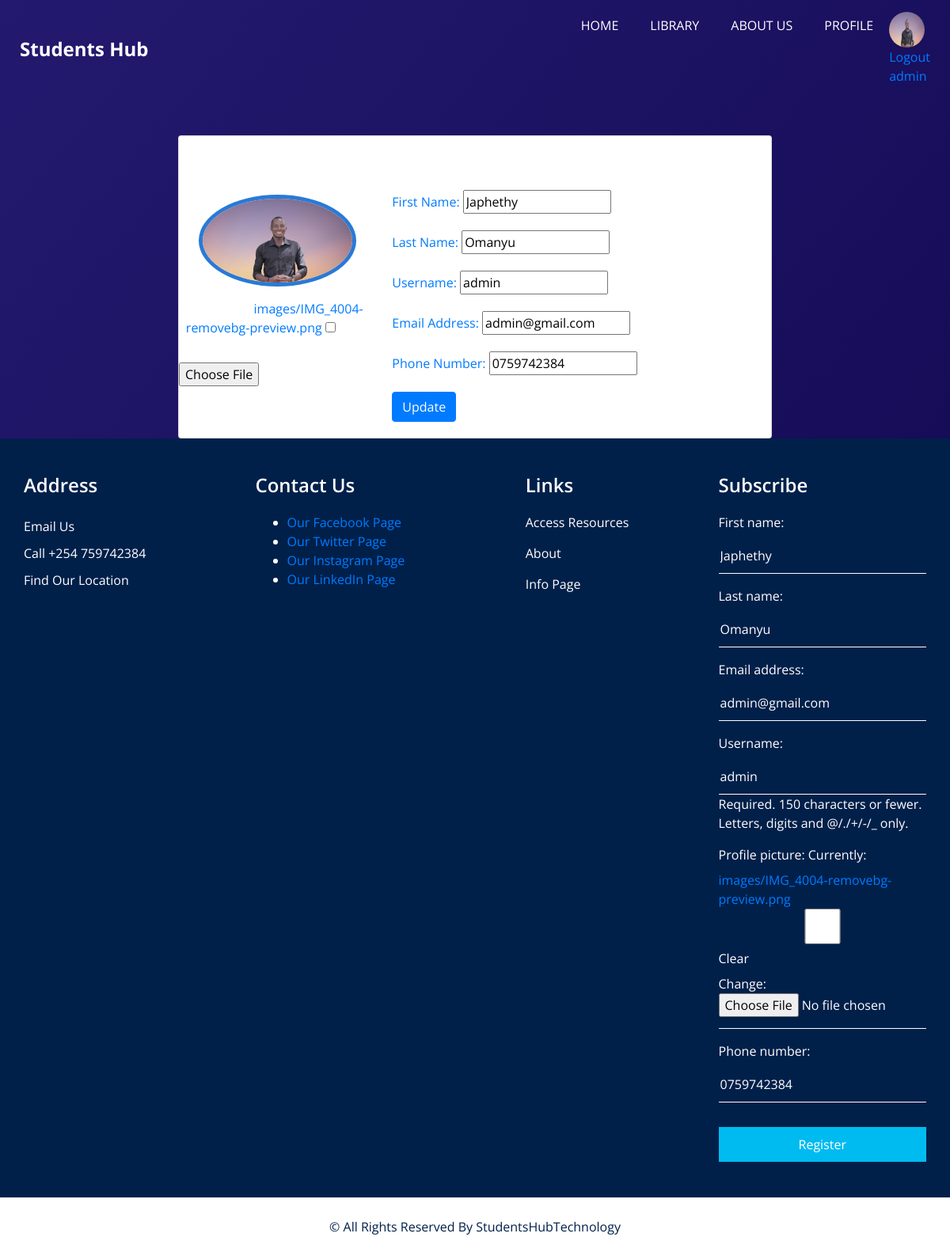
The app's page /pages/update-profile/ (signed in), older data.
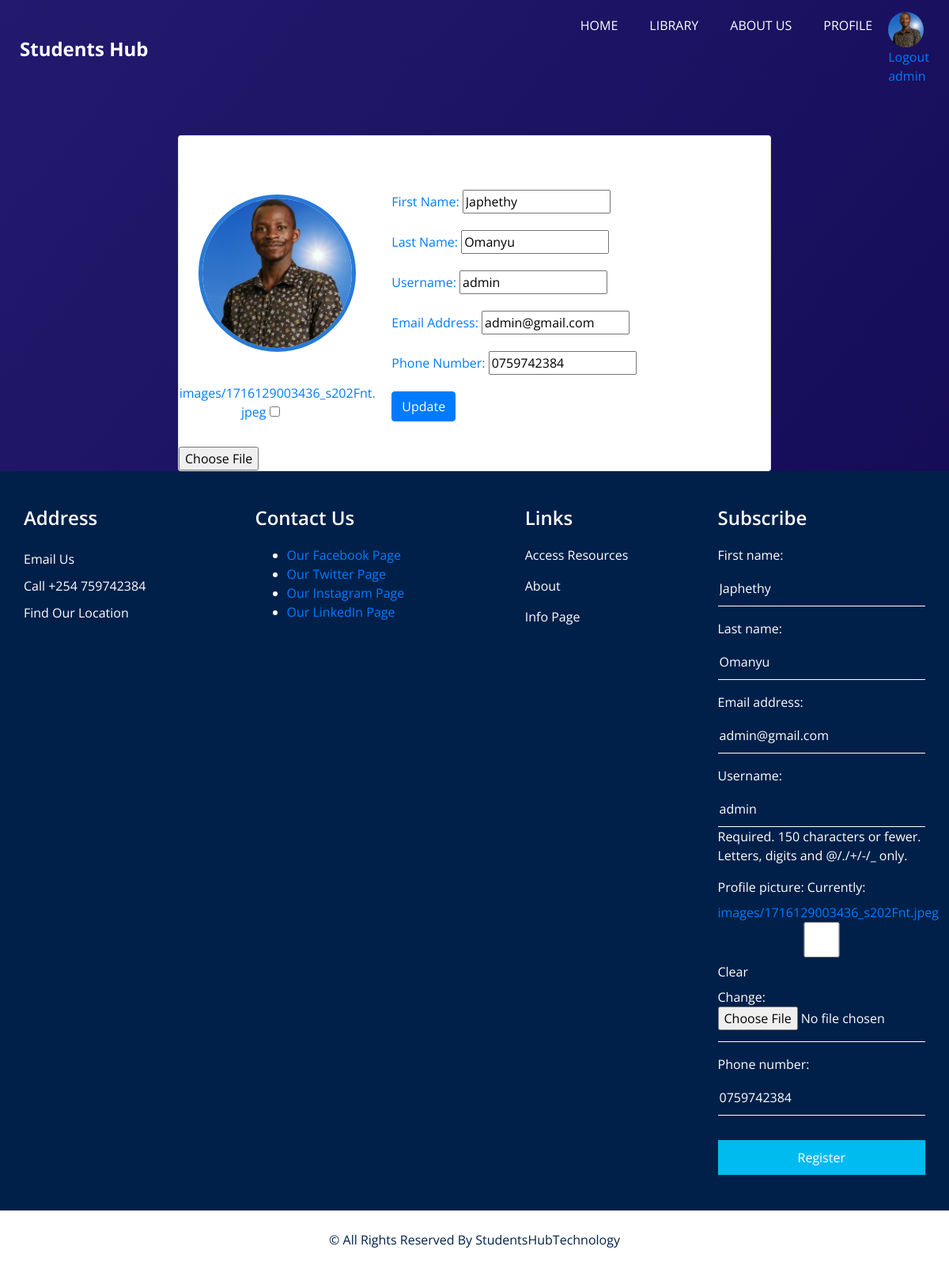
The same page, newer data.
### membersAuth/models.py (models this page shows, shortened)
class CustomUser(AbstractUser):
    profile_picture = models.ImageField(upload_to='images/', null=True, blank=True)
    phone_number = models.CharField(max_length=15, null=True, blank=True)
    bio = models.TextField(null=True, blank=True)

### membersAuth/views.py (the view)
# urls.py: path('update-profile/', update_profile, name='update_profile'),
@login_required
def update_profile(request):
    if request.method == 'POST':
        form = UserUpdateForm(request.POST, request.FILES, instance=request.user)
        if form.is_valid():
            form.save()
            return redirect('profile')
    else:
        form = UserUpdateForm(instance=request.user)
    return render(request, 'update_profile.html', {'form': form})

### membersAuth/forms.py
class UserUpdateForm(forms.ModelForm):
    class Meta:
        model = CustomUser
        fields = ['first_name', 'last_name', 'email', 'username', 'profile_picture', 'phone_number']

### pages/templates/update_profile.html (shortened to what this page needs)
{% extends 'base.html' %}
{% block content %}
<body>
    <div class="container mt-5">
        <div class="row justify-content-center">
            <div class="col-md-8">
                <div class="card  text-white">
                    <div class="row no-gutters">
                        <div class="col-md-4 text-center">
                            <h3 class="text-white mt-3">Profile Picture</h3>
                            <img src="{{ user.profile_picture.url }}" alt="No image" class="img-fluid rounded-circle mt-3 mb-3" style="border: 5px solid rgb(41, 122, 214); width: 80%; height: auto;">
                            <span>{{ form.profile_picture }}</span>
                        </div>
                        <div class="col-md-8">
                            <div class="card-body">
                                <h2 class="navbar-brand text-white">Update User Details</h2>
                                <form method="post" enctype="multipart/form-data" class="text-primary">
                                    <div class="form-group">
                                        <label for="{{ form.first_name.id_for_label }}">First Name:</label>
                                        {{ form.first_name }}
                                    </div>
                                    <div class="form-group">
                                        <label for="{{ form.last_name.id_for_label }}">Last Name:</label>
                                        {{ form.last_name }}
                                    </div>
                                    <div class="form-group">
                                        <label for="{{ form.username.id_for_label }}">Username:</label>
                                        {{ form.username }}
                                    </div>
                                    <div class="form-group">
                                        <label for="{{ form.email.id_for_label }}">Email Address:</label>
                                        {{ form.email }}
                                    </div>
                                    <div class="form-group">
                                        <label for="{{ form.phone.id_for_label }}">Phone Number:</label>
                                        {{ form.phone_number }}
                                    </div>
                                    <button type="submit" class="btn btn-primary">Update</button>
                                </form>
                            </div>
                        </div>
                    </div>
                </div>
            </div>
        </div>
    </div>
</body>
{% endblock %}

### membersAuth/templates/base.html (shortened to what the changed rows need)
<!DOCTYPE html>
<html lang="en">
  <head>
    {% load static %}
    <link
      rel="stylesheet"
      href="{% static 'membersAuth/css/bootstrap.min.css' %}"
    />
    <link rel="stylesheet" href="{% static 'membersAuth/bootstrap.css' %}" />
    <link
      rel="stylesheet"
      href="https://cdnjs.cloudflare.com/ajax/libs/OwlCarousel2/2.3.4/assets/owl.carousel.min.css"
    />
    <link
      rel="stylesheet"
      href="{% static 'membersAuth/css/font-awesome.min.css' %}"
    />
    <link rel="stylesheet" href="{% static 'membersAuth/css/style.css' %}" />
    <link
      rel="stylesheet"
      href="{% static 'membersAuth/css/responsive.css' %}"
    />
  </head>
  <body class="sub_page">
    <div class="hero_area">
      <header class="header_section">
        <div class="container-fluid">
          <nav class="navbar navbar-expand-lg custom_nav-container">
            <div class="collapse navbar-collapse" id="navbarSupportedContent">
              <ul class="navbar-nav">
                <li class="nav-item">
                  <a href="{% url 'profile' %}">
                    {% if user.profile_picture %}
                    <img
                      src="{{ user.profile_picture.url }}"
                      alt="Profile Picture"
                      class="img-fluid rounded-circle profile-picture"
                      style="
                        width: 45px;
                        height: 45px;
                        border-radius: 50%;
                        display: inline-block;
                        vertical-align: middle;
                      "
                    />
                    {% endif %}
                    <br />
                  </a>
                  <a href="{% url 'sign_out' %}"
                    >Logout<br />{{ user.username }}</a
                  >
                </li>
              </ul>
            </div>
          </nav>
        </div>
      </header>
      <main>{% block content %}{% endblock %}</main>
      <section class="info_section layout_padding2">
        <div class="container">
          <div class="row">
            <div class="col-md-6 col-lg-3 info_col">
              <form method="post" action="{% url 'managesubscribers' %}">
                {% csrf_token %} {{ form.as_p }}
                <button type="submit">Register</button>
              </form>
            </div>
          </div>
        </div>
      </section>
    </div>
  </body>
</html>

Row changes from the older to the newer data that the page shows:
changed CustomUser "admin": profile_picture: a different picture
Text that changed along with them:
text no longer shown: "images/IMG_4004-removebg-preview.png First name: Last name: Email address: Username: Required. 150 characters or fewer. Letters, digits and @/./+/-/_ only. Profile picture: Currently: images/IMG_4004-removebg-preview.png Clear Change: Phone number:"
text now shown: "images/1716129003436_s202Fnt.jpeg First name: Last name: Email address: Username: Required. 150 characters or fewer. Letters, digits and @/./+/-/_ only. Profile picture: Currently: images/1716129003436_s202Fnt.jpeg Clear Change: Phone number:"
